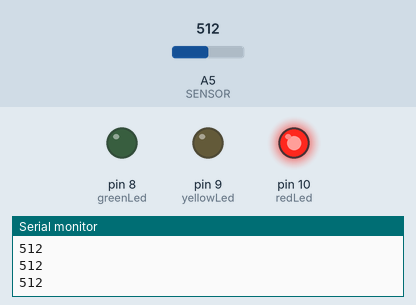
Bench run of a program on a simulated Arduino Uno, built with avr-gcc and run on an emulated ATmega328P. Parts: output pins drawn as LEDs (lit = HIGH), the last lines printed to the serial monitor. The test bench sets the inputs (shaded band); at power-on: A5 (SENSOR) = 512.

Above: at 1.2 s.
1.3 s: A5 (SENSOR) set to 487
2.8 s: A5 (SENSOR) set to 468
At 3.7 s:
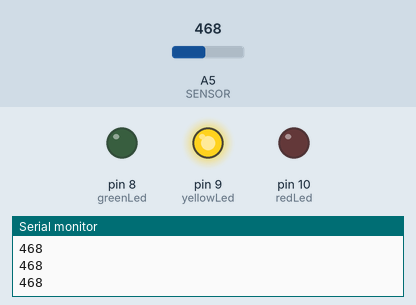
4.3 s: A5 (SENSOR) set to 318
5.8 s: A5 (SENSOR) set to 292
At 6.3 s:
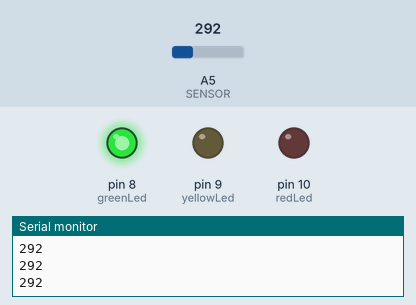
7.3 s: A5 (SENSOR) set to 306
At 7.6 s:
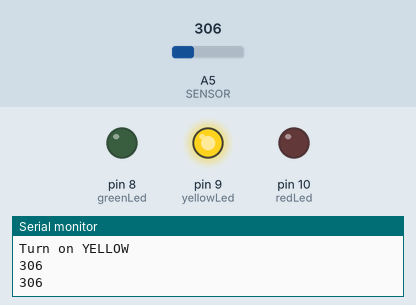
8.8 s: A5 (SENSOR) set to 290
At 10.1 s:
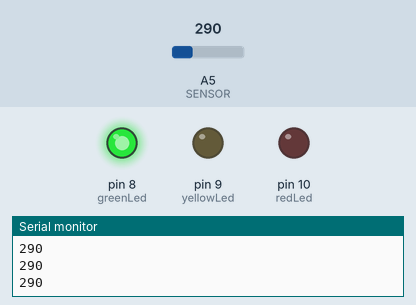
Timing chart, 0 to 11.3 s (numbered marks = the images above; inputs shaded):
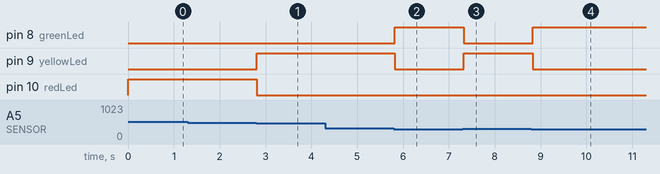

The program:

main.cpp
```cpp
/**
 *
 *****************************************************************
 * IOT Challenges - https://instagram.com/iotchallenges          *
 *****************************************************************
 * Evandro Fruhauf                                               *
 *  GitHub - https://github.com/evandrodp                        *
 *  LinkedIn - http://linkedin.com/in/evandrofruhauf             *
 *****************************************************************
 * This code can contain parts from other open-sources projects, *
 * whenever possible it will be quoted.                          *
 *****************************************************************
 *
 * Water Sensor
 *
 * Challenge: Detect the water and define 3 levels using Leds
 *
**/
#include <Arduino.h>

// define sensor pin
#define SENSOR A5

// define LEDs pins
int greenLed = 8;
int yellowLed = 9;
int redLed = 10;

// initialise the states
int greenState = LOW;
int yellowState = LOW;
int redState = LOW;

// define limits for the detection
int greenLimit = 300;
int yellowLimit = 480;
int sensorValue;

void setup() {
  Serial.begin(9600);
  pinMode(greenLed, OUTPUT);
  pinMode(yellowLed, OUTPUT);
  pinMode(redLed, OUTPUT);
}

void loop() {
  sensorValue = analogRead(SENSOR);
  Serial.println(sensorValue);
  if (sensorValue < greenLimit) {
    if (greenState == LOW) {
      Serial.println("Turn on GREEN");
      digitalWrite(greenLed, HIGH);
      digitalWrite(yellowLed, LOW);
      digitalWrite(redLed, LOW);
      greenState = HIGH;
      yellowState = LOW;
      redState = LOW;
    }
  } else if (sensorValue < yellowLimit) {
    if (yellowState == LOW) {
      Serial.println("Turn on YELLOW");
      digitalWrite(greenLed, LOW);
      digitalWrite(yellowLed, HIGH);
      digitalWrite(redLed, LOW);
      greenState = LOW;
      yellowState = HIGH;
      redState = LOW;
    }
  } else {
    if (redState == LOW) {
      Serial.println("Turn on RED");
      digitalWrite(greenLed, LOW);
      digitalWrite(yellowLed, LOW);
      digitalWrite(redLed, HIGH);
      greenState = LOW;
      yellowState = LOW;
      redState = HIGH;
    }
  }
  delay(100);
}
```

Measured:
- the behaviour switches between 480 and 479 on A5 (SENSOR) (found by bisection; images 0 and 1)
- the behaviour switches between 300 and 299 on A5 (SENSOR) (found by bisection; images 1 and 2)
- after the input at 2.8 s, pin 9 (yellowLed): LOW → HIGH at once; pin 10 (redLed): HIGH → LOW at once
- after the input at 5.8 s, pin 8 (greenLed): LOW → HIGH at once; pin 9 (yellowLed): HIGH → LOW at once
- after the input at 7.3 s, pin 8 (greenLed): HIGH → LOW at once; pin 9 (yellowLed): LOW → HIGH at once
- after the input at 8.8 s, pin 8 (greenLed): LOW → HIGH at once; pin 9 (yellowLed): HIGH → LOW at once
